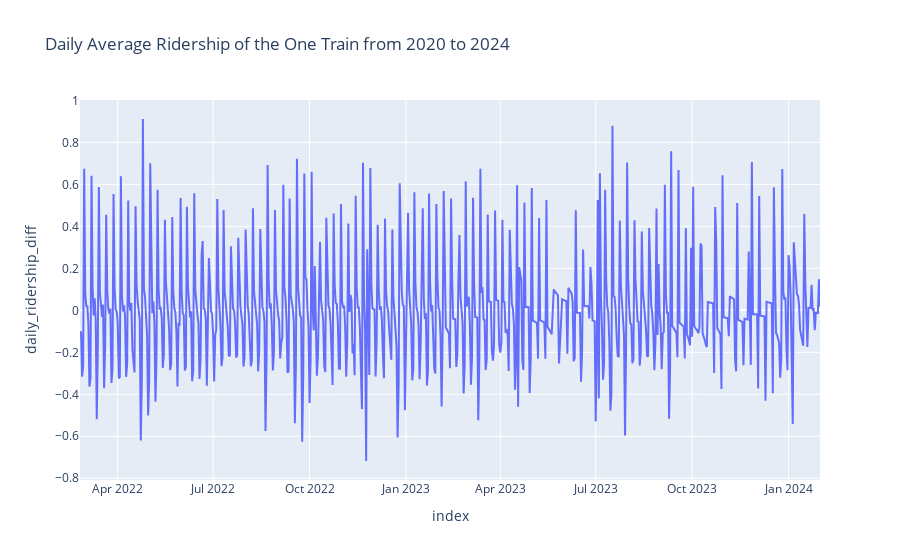

Here is the notebook cell this chart was saved with:
### Markdown cell above
The variance seems constant now but the mean is not : The most common way to make the mean constant is differencing, That is where the difference at the time t between the series at time y(t) and y(t-1)

### Code cell
daily_df["daily_ridership_diff"] = daily_df["daily_ridership_log"].diff()
plot(daily_df,  'daily_ridership_diff')

### Figure 1 — Plotly figure (JSON) as saved in the notebook; plotly's stock layout.template omitted (floating-point values rounded to 4 significant figures; data arrays with more than 128 entries replaced by an {"elided": "..."} marker saying what was removed)
{"data": [{"hovertemplate": "index=%{x}<br>daily_ridership_diff=%{y}<extra></extra>", "legendgroup": "", "line": {"color": "#636efa", "dash": "solid"}, "marker": {"symbol": "circle"}, "mode": "lines", "name": "", "orientation": "v", "showlegend": false, "type": "scatter", "x": {"elided": "707 str values"}, "xaxis": "x", "y": {"elided": "707 float values"}, "yaxis": "y"}], "layout": {"legend": {"tracegroupgap": 0}, "title": {"text": "Daily Average Ridership of the One Train from 2020 to 2024"}, "xaxis": {"anchor": "y", "domain": [0, 1], "title": {"text": "index"}}, "yaxis": {"anchor": "x", "domain": [0, 1], "title": {"text": "daily_ridership_diff"}}}}
